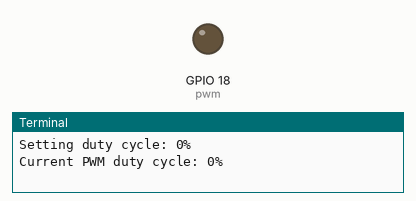
Recording of a program running on a simulated Raspberry Pi (BCM pin numbers). On the bench: output pins drawn as LEDs (lit = HIGH), the last lines printed to the terminal. Threads take turns every 2 ms.

Above: at 0.05 s.
At 4.75 s:
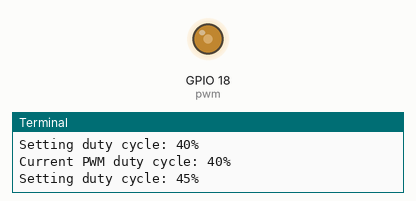
At 9.45 s:
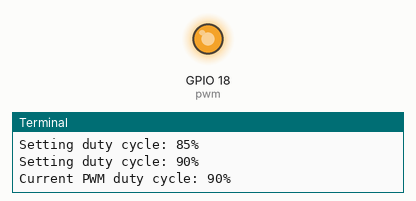
At 18.95 s:
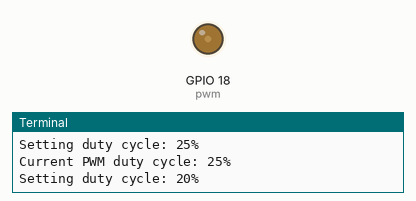
Timing chart, 0 to 27.3 s (numbered marks = the images above):
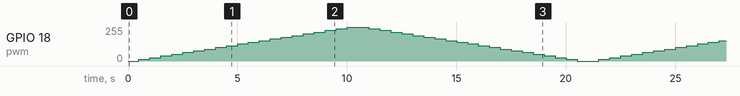

The program:

checkPWM.py
```python
import RPi.GPIO as GPIO
import time
import threading

GPIO.setmode(GPIO.BCM)
GPIO.setup(18, GPIO.OUT)

pwm = GPIO.PWM(18, 50)

duty_cycle = 0

def set_pwm():
    global duty_cycle
    pwm.start(0)
    try:
        while True:
            for dc in range(0, 101, 5):
                pwm.ChangeDutyCycle(dc)
                duty_cycle = dc
                print(f"Setting duty cycle: {dc}%")
                time.sleep(0.5)
            for dc in range(100, -1, -5):
                pwm.ChangeDutyCycle(dc)
                duty_cycle = dc
                print(f"Setting duty cycle: {dc}%")
                time.sleep(0.5)
    except KeyboardInterrupt:
        pass

def read_pwm():
    global duty_cycle
    try:
        while True:
            print(f"Current PWM duty cycle: {duty_cycle}%")
            time.sleep(1)
    except KeyboardInterrupt:
        pass

thread1 = threading.Thread(target=set_pwm)
thread2 = threading.Thread(target=read_pwm)

thread1.start()
thread2.start()

thread1.join()
thread2.join()

pwm.stop()
GPIO.cleanup()
```
